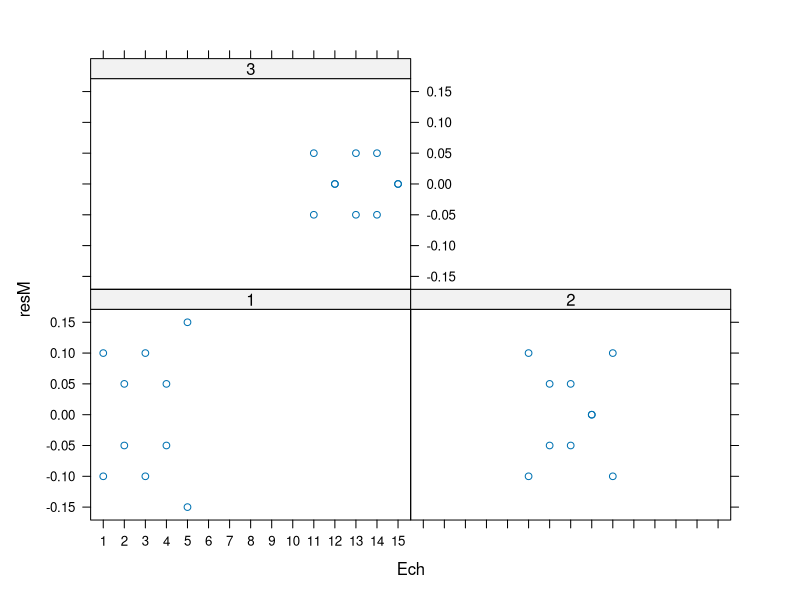
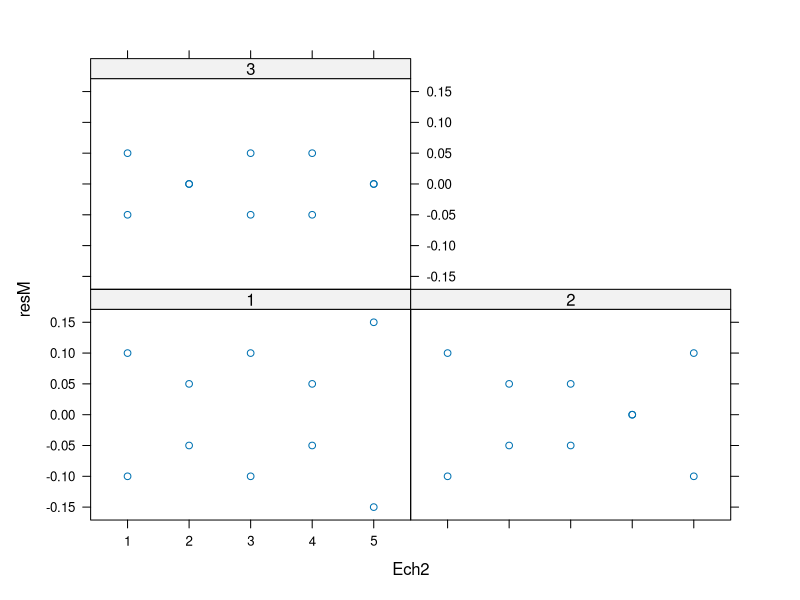

Write R code to recreate these figures, in order.
Teneur<-c(4.3,4.7,4.3,4.7,4.9,4.2,4.2,4.4,4.1,4.0,5.0,4.9,4.8,4.9,5.0,4.5,4.8,4.5,4.6,4.6,4.4,4.1,4.3,4.1,4.2,4.9,4.9,4.9,5.0,5.0)
G=factor(rep(gl(3,5),2))
Ech=factor(rep(1:15,2))
Ech2=factor(rep(1:5,6))
ddd=cbind(data.frame(Teneur),G,Ech)

ttt=aov(Teneur~ G+ Ech%in% G,data=ddd)
lmmod=lm(Teneur~ G+ Ech%in% G,data=ddd)
resM=residuals(ttt)
shapiro.test(resM)
library(lattice)
xyplot(resM~Ech|G)
xyplot(resM~Ech2|G)

summary(aov(Teneur~ G+Ech%in% G,data=ddd))
#Df Sum Sq Mean Sq F value   Pr(>F)    
#G            2  2.669  1.3343 125.094 4.41e-10 ***
#  G:Ech       12  0.390  0.0325   3.047   0.0223 *  
#  Residuals   15  0.160  0.0107      

summary(aov(Teneur~ G+Error(Ech%in% G),data=ddd))
#Error: Ech:G
#Df Sum Sq Mean Sq F value  Pr(>F)    
#G          2  2.669  1.3343   41.06 4.3e-06 ***
#  Residuals 12  0.390  0.0325         

2.6687/2
0.3900/12
0.1600/15

2.6687/2/(0.3900/12)
0.3900/12/(0.1600/15)

qf(.95,2,12)

qf(.95,12,15)

summary(aov(Teneur~ G+Error(Ech%in% G),data=ddd))
summary(aov(Teneur~ G+Error(Ech),data=ddd))





